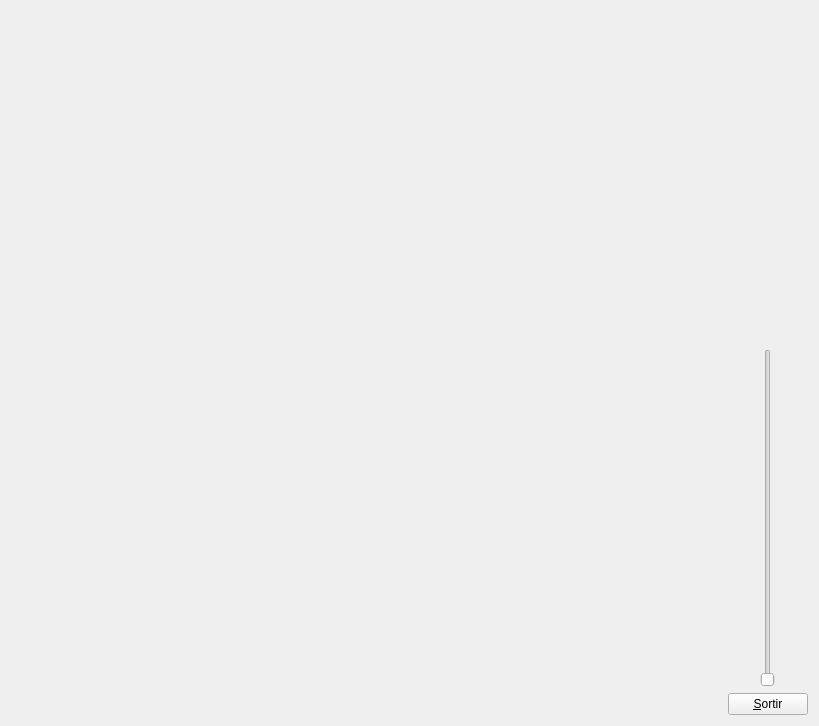
<?xml version="1.0" encoding="UTF-8"?>
<ui version="4.0">
 <class>MyForm</class>
 <widget class="QWidget" name="MyForm">
  <property name="geometry">
   <rect>
    <x>0</x>
    <y>0</y>
    <width>819</width>
    <height>726</height>
   </rect>
  </property>
  <property name="windowTitle">
   <string>Form</string>
  </property>
  <layout class="QHBoxLayout" name="horizontalLayout">
   <item>
    <widget class="MyGLWidget" name="widget" native="true">
     <property name="sizePolicy">
      <sizepolicy hsizetype="Expanding" vsizetype="Expanding">
       <horstretch>0</horstretch>
       <verstretch>0</verstretch>
      </sizepolicy>
     </property>
    </widget>
   </item>
   <item>
    <layout class="QVBoxLayout" name="verticalLayout">
     <item>
      <spacer name="verticalSpacer">
       <property name="orientation">
        <enum>Qt::Vertical</enum>
       </property>
       <property name="sizeHint" stdset="0">
        <size>
         <width>20</width>
         <height>40</height>
        </size>
       </property>
      </spacer>
     </item>
     <item>
      <layout class="QHBoxLayout" name="horizontalLayout_2">
       <item>
        <widget class="QSlider" name="verticalSlider">
         <property name="sizePolicy">
          <sizepolicy hsizetype="Fixed" vsizetype="MinimumExpanding">
           <horstretch>0</horstretch>
           <verstretch>0</verstretch>
          </sizepolicy>
         </property>
         <property name="minimum">
          <number>1</number>
         </property>
         <property name="maximum">
          <number>300</number>
         </property>
         <property name="orientation">
          <enum>Qt::Vertical</enum>
         </property>
        </widget>
       </item>
      </layout>
     </item>
     <item>
      <widget class="QPushButton" name="pushButton">
       <property name="sizePolicy">
        <sizepolicy hsizetype="Fixed" vsizetype="Fixed">
         <horstretch>0</horstretch>
         <verstretch>0</verstretch>
        </sizepolicy>
       </property>
       <property name="text">
        <string>&amp;Sortir</string>
       </property>
      </widget>
     </item>
    </layout>
   </item>
  </layout>
 </widget>
 <customwidgets>
  <customwidget>
   <class>MyGLWidget</class>
   <extends>QWidget</extends>
   <header>MyGLWidget.h</header>
   <container>1</container>
   <slots>
    <signal>update_scene_zoom(int)</signal>
    <slot>move_scene_zoom(int)</slot>
   </slots>
  </customwidget>
 </customwidgets>
 <resources/>
 <connections>
  <connection>
   <sender>pushButton</sender>
   <signal>clicked()</signal>
   <receiver>MyForm</receiver>
   <slot>close()</slot>
   <hints>
    <hint type="sourcelabel">
     <x>808</x>
     <y>715</y>
    </hint>
    <hint type="destinationlabel">
     <x>839</x>
     <y>529</y>
    </hint>
   </hints>
  </connection>
  <connection>
   <sender>verticalSlider</sender>
   <signal>valueChanged(int)</signal>
   <receiver>widget</receiver>
   <slot>move_scene_zoom(int)</slot>
   <hints>
    <hint type="sourcelabel">
     <x>771</x>
     <y>557</y>
    </hint>
    <hint type="destinationlabel">
     <x>534</x>
     <y>482</y>
    </hint>
   </hints>
  </connection>
  <connection>
   <sender>widget</sender>
   <signal>update_scene_zoom(int)</signal>
   <receiver>verticalSlider</receiver>
   <slot>setValue(int)</slot>
   <hints>
    <hint type="sourcelabel">
     <x>712</x>
     <y>570</y>
    </hint>
    <hint type="destinationlabel">
     <x>767</x>
     <y>567</y>
    </hint>
   </hints>
  </connection>
 </connections>
</ui>
